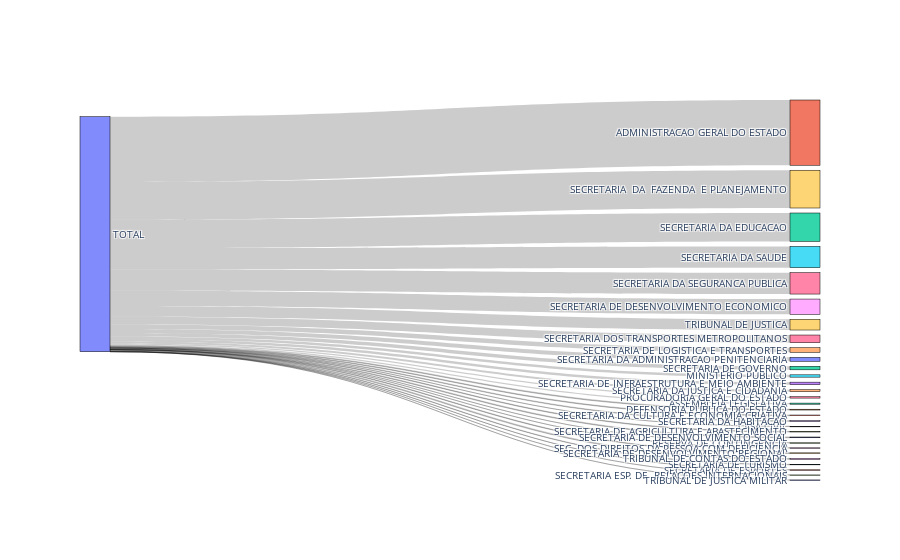

Notebook source saved alongside this figure:
### Code cell
# cols = ['orgaos','unidade','programas','acao']
source = ['total']
target = ['orgao']
valor  = 'valor'


sankey_plot(df_18,source,target,valor)

### Figure 1 — Plotly figure (JSON) as saved in the notebook; plotly's stock layout.template omitted (floating-point values rounded to 4 significant figures)
{"data": [{"domain": {"x": [0, 1], "y": [0, 1]}, "link": {"source": [0, 0, 0, 0, 0, 0, 0, 0, 0, 0, 0, 0, 0, 0, 0, 0, 0, 0, 0, 0, 0, 0, 0, 0, 0, 0, 0, 0, 0, 0], "target": [1, 2, 3, 4, 5, 6, 7, 8, 9, 10, 11, 12, 13, 14, 15, 16, 17, 18, 19, 20, 21, 22, 23, 24, 25, 26, 27, 28, 29, 30], "value": [74880844074, 1271893723, 38749244, 929748851, 2679771389, 1562918232, 50000000, 43156212, 43353126905, 4509473940, 800372418, 32598246611, 731649525, 2334483375, 24441019095, 24523230480, 706778997, 17497771945, 662695978, 874874322, 156054879, 4077004401, 2925977688, 5293730253, 525166923, 8845866473, 2386820, 1049123805, 12309176640, 74403059]}, "node": {"label": ["TOTAL", "ADMINISTRACAO GERAL DO ESTADO", "ASSEMBLEIA LEGISLATIVA", "CASA CIVIL", "DEFENSORIA PUBLICA DO ESTADO", "MINISTERIO PUBLICO", "PROCURADORIA GERAL DO ESTADO", "RESERVA DE CONTINGENCIA", "SEC. DOS DIREITOS DA PESSOA COM DEFICIENCIA", "SECRETARIA  DA  FAZENDA  E PLANEJAMENTO", "SECRETARIA DA ADMINISTRACAO PENITENCIARIA", "SECRETARIA DA CULTURA E ECONOMIA CRIATIVA", "SECRETARIA DA EDUCACAO", "SECRETARIA DA HABITACAO", "SECRETARIA DA JUSTICA E CIDADANIA", "SECRETARIA DA SAUDE", "SECRETARIA DA SEGURANCA PUBLICA", "SECRETARIA DE AGRICULTURA E ABASTECIMENTO", "SECRETARIA DE DESENVOLVIMENTO ECONOMICO", "SECRETARIA DE DESENVOLVIMENTO REGIONAL", "SECRETARIA DE DESENVOLVIMENTO SOCIAL", "SECRETARIA DE ESPORTES", "SECRETARIA DE GOVERNO", "SECRETARIA DE INFRAESTRUTURA E MEIO AMBIENTE", "SECRETARIA DE LOGISTICA E TRANSPORTES", "SECRETARIA DE TURISMO", "SECRETARIA DOS TRANSPORTES METROPOLITANOS", "SECRETARIA ESP. DE  RELACOES INTERNACIONAIS", "TRIBUNAL DE CONTAS DO ESTADO", "TRIBUNAL DE JUSTICA", "TRIBUNAL DE JUSTICA MILITAR"], "line": {"color": "black", "width": 0.5}, "pad": 5, "thickness": 30}, "orientation": "h", "type": "sankey"}], "layout": {"autosize": true, "font": {"size": 10}}}
